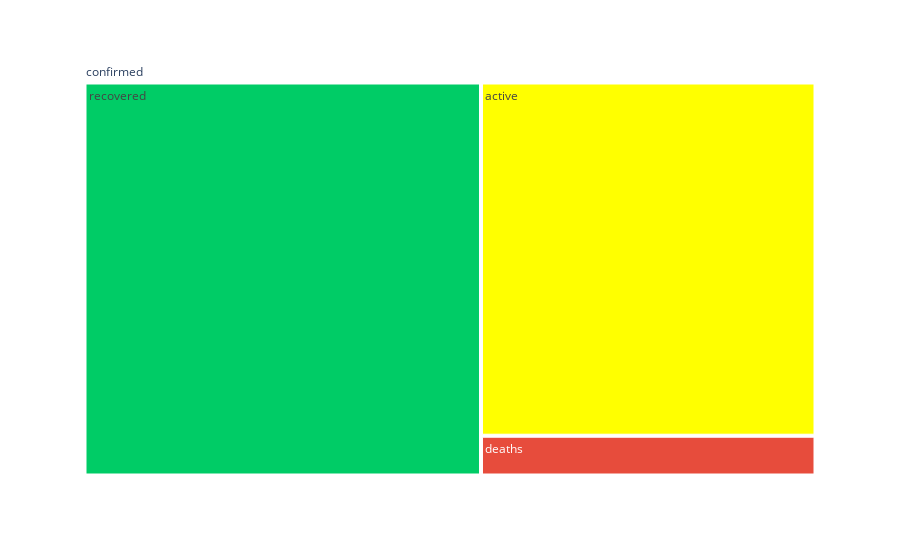

The code cell stored with this chart in its notebook:
### Markdown cell above
## Treemap 

This will display the mapping of total confirmed cases, and the ratio of recoveries to active(inconclusive) cases as well as deaths

### Code cell
fig = px.treemap(world_long_df, path=["upper", "status"], values="count",
                 color_discrete_sequence=['#00CC66', '#FFFF00', '#e74c3c'])

fig.show()

### Figure 1 — Plotly figure (JSON) as saved in the notebook; plotly's stock layout.template omitted (floating-point values rounded to 4 significant figures)
{"data": [{"branchvalues": "total", "domain": {"x": [0, 1], "y": [0, 1]}, "hovertemplate": "labels=%{label}<br>count=%{value}<br>parent=%{parent}<br>id=%{id}<extra></extra>", "ids": ["confirmed/active", "confirmed/deaths", "confirmed/recovered", "confirmed"], "labels": ["active", "deaths", "recovered", "confirmed"], "name": "", "parents": ["confirmed", "confirmed", "confirmed", ""], "type": "treemap", "values": [4779412, 538058, 6302626, 11620096]}], "layout": {"legend": {"tracegroupgap": 0}, "margin": {"t": 60}, "treemapcolorway": ["#00CC66", "#FFFF00", "#e74c3c"]}}
